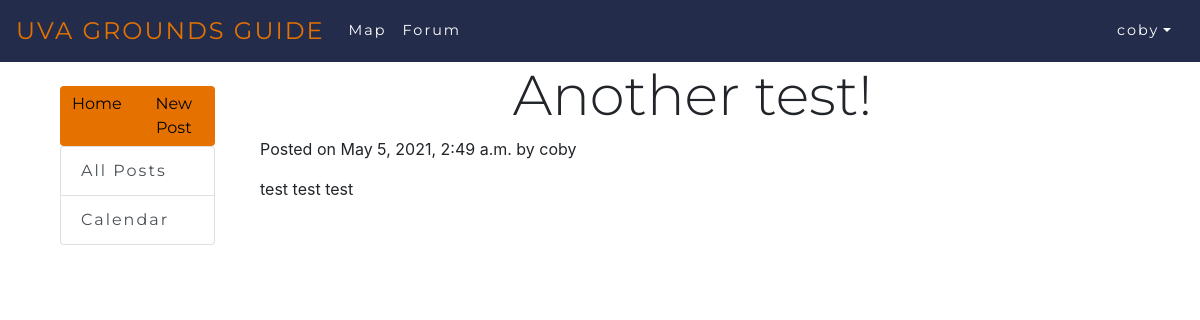
The app's page /forum/14/ (signed in) with its own data.
### forum/models.py (models this page shows, shortened)
class Post(models.Model):
    title = models.CharField(max_length=200)
    detail = models.TextField()
    author = models.ForeignKey(User,on_delete=models.CASCADE,default=None,null=True)
    pub_date = models.DateTimeField(auto_now_add=True)

### forum/views.py (the view)
# urls.py: path('<int:pk>/', views.DetailView.as_view(), name='detail'),
class DetailView(generic.DetailView):
    model = Post
    template_name = 'forum/detail.html'

### forum/templates/forum/detail.html
{% extends "forum/base.html" %}
{% block body %}
{% load socialaccount %}
{% load static %}
<!DOCTYPE html>
<html>
<center>
    <h1 class=display-4>{{post.title}}</h1>
</center>
<div class="container">
    <p>Posted on {{post.pub_date}} by {{post.author}}</p>
    {{post.detail}}
</div>
</html>
{% endblock %}

### map/templates/map/base.html (shortened to what this page needs)
{% load static %}
{% load socialaccount %}
<!doctype html>
<html lang="en">
  <head>
    <link rel="stylesheet" href="https://cdn.jsdelivr.net/npm/bootstrap@4.6.0/dist/css/bootstrap.min.css">
    <link rel="stylesheet" type="text/css" href="{% static 'maps/nav-style.css' %}">
    <link rel="stylesheet" type="text/css" href="{% static 'forum/style.css' %}">
  </head>
  <body>
    <nav class="navbar navbar-expand-lg navbar-custom">
      <a class="navbar-brand" href="/">UVA Grounds Guide</a>
      {% if user.is_authenticated %}
      <div class="collapse navbar-collapse">
        <ul class="navbar-nav mr-auto">
          <li class="nav-item"><a class="nav-link" href="/map/">Map</a></li>
          <li class="nav-item"><a class="nav-link" href="/forum/">Forum</a></li>
        </ul>
      </div>
      {% endif %}
      <div class="collapse navbar-collapse justify-content-end">
        <ul class="navbar-nav ml-auto justify-content-end">
          {% if user.is_authenticated %}
          <li class="nav-item dropdown">
            <a href="#" class="nav-link dropdown-toggle" id="navbarDropdownMenuLink" data-toggle="dropdown" aria-haspopup="true" aria-expanded="false">{{user.username}}</a>
            </div>
          {% else %}
          <li class="nav-item"><button class="btn btn-light" type="button"><a href="{% provider_login_url 'google' %}">Sign in</button></a></li>
          {% endif %}
    </nav>
    <div class="container">
      <div id="content", name="content", class="main">
          <div class="container">
              <div class="row justify-content-center">
                  {% block content %}
                  {% endblock %}
              </div>
          </div>
      </div>
    </div>
  </body>
</html>

### map/static/maps/nav-style.css (style rules this page uses)
.navbar-custom { background-color: #232D4B; font-family: Montserrat !important; }
.navbar-custom .navbar-brand, .navbar-custom .navbar-text { color: #E57200; text-transform: uppercase; font-size: 1.5rem; }
.navbar a { color: white; letter-spacing: 2px; font-size: .9rem; }
ul { height: 100%; padding: 0px 5px 0px 20px; }
a { color: #17a2b8; }

### forum/static/forum/style.css (style rules this page uses)
h1 { font-family: Montserrat; }

### records on screen
Post: title "Another test!", pub_date "May 5, 2021, 2:49 a.m.", author "coby", detail "test test test"

### other values on screen
{{ user.username }} "coby"
